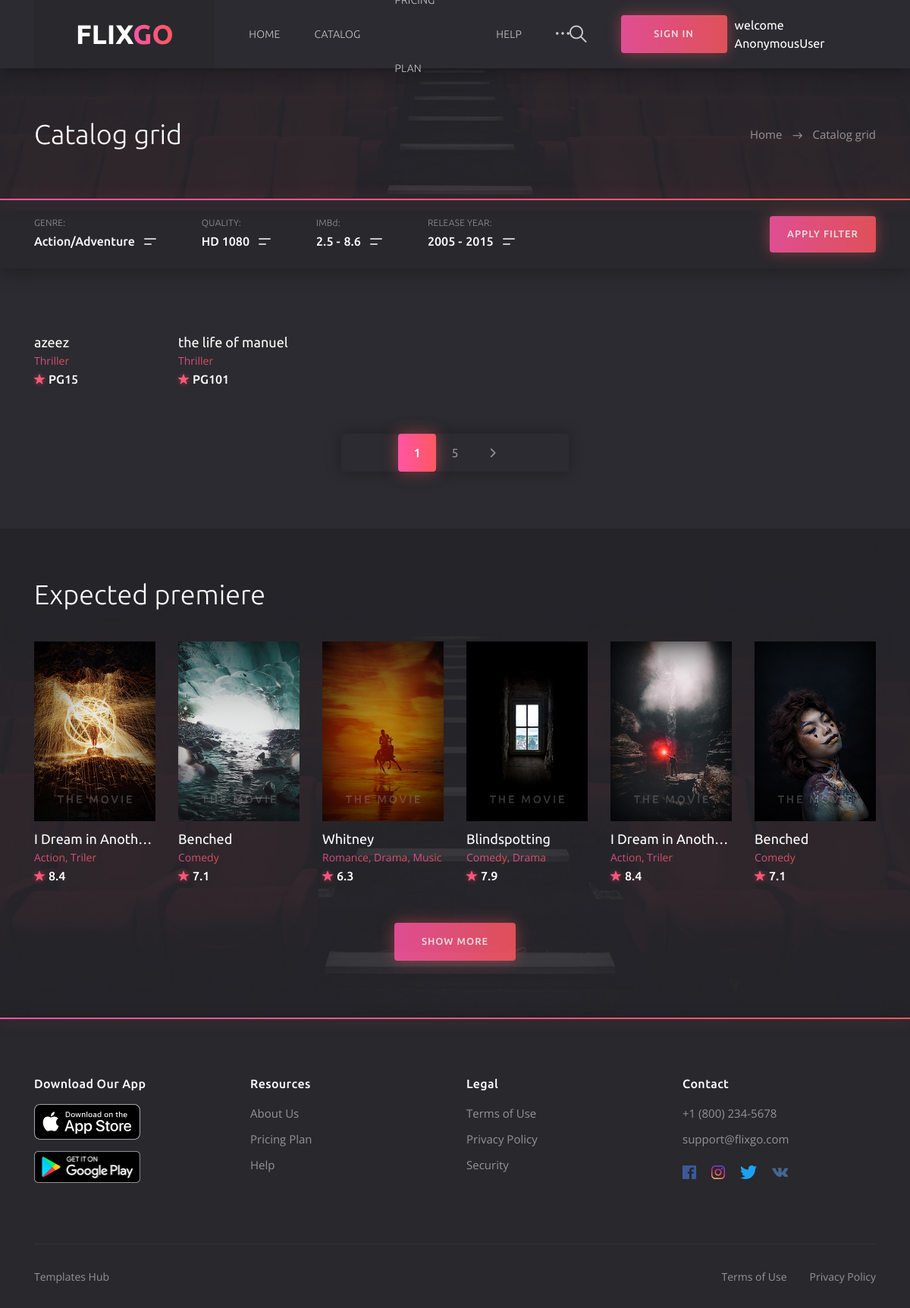
Screenshot of /pages/catalog1/ with the database file from the repository.
### pages/models.py (models this page shows, shortened)
class Film(models.Model):
    category = models.ForeignKey(Categorie, on_delete=models.CASCADE)
    name = models.CharField(max_length=20)
    tags = models.CharField(choices=movies_choices, max_length=20)
    R_rating = models.CharField(max_length=20)
    Description = models.TextField()
    image_url = models.ImageField(null=True, blank=True)
    is_series = models.BooleanField(default=True)
    movie_rating = models.CharField(max_length=30, null=True)
    running_time = models.CharField(max_length=30, null=True)
    release_year = models.CharField(max_length=30, null=True)
    country = models.CharField(max_length=30, null=True)
    date_created = models.DateTimeField(auto_now_add=True, null=True)

### pages/views.py (the view)
# urls.py: path('catalog1/',catalog1,name='catalog1'),
def catalog1(request):
    film=Film.objects.all()
    cartoons=Film.objects.filter(category__name='cartoons')
    movies=Film.objects.filter(category__name='movies')
    p=Paginator(film,2)
    page_num=request.GET.get('page')
    try:
        page=p.page(page_num)
    except PageNotAnInteger:
        page=p.page(1)
    except EmptyPage:
        page=p.page(1)
    kate={'film':page, 'cartoons':cartoons,'movies':movies}
    return render(request,'pages/catalog1.html',kate)

### pages/templates/pages/catalog1.html (shortened to what this page needs)
{% extends 'pages/base.html' %}
{% block content %}
{% load static %}
	<section class="section section--first section--bg" data-bg="{% static 'pages/img/section/section.jpg' %}">
		<div class="container">
			<div class="row">
				<div class="col-12">
					<div class="section__wrap">
						<h2 class="section__title">Catalog grid</h2>
						<ul class="breadcrumb">
							<li class="breadcrumb__item"><a href="#">Home</a></li>
							<li class="breadcrumb__item breadcrumb__item--active">Catalog grid</li>
						</ul>
					</div>
				</div>
			</div>
		</div>
	</section>
	<div class="filter">
		<div class="container">
			<div class="row">
				<div class="col-12">
					<div class="filter__content">
						<div class="filter__items">
							<div class="filter__item" id="filter__genre">
								<span class="filter__item-label">GENRE:</span>
								<div class="filter__item-btn dropdown-toggle" role="navigation" id="filter-genre" data-toggle="dropdown" aria-haspopup="true" aria-expanded="false">
									<input type="button" value="Action/Adventure">
									<span></span>
								</div>
							</div>
							<div class="filter__item" id="filter__quality">
								<span class="filter__item-label">QUALITY:</span>
								<div class="filter__item-btn dropdown-toggle" role="navigation" id="filter-quality" data-toggle="dropdown" aria-haspopup="true" aria-expanded="false">
									<input type="button" value="HD 1080">
									<span></span>
								</div>
							</div>
							<div class="filter__item" id="filter__rate">
								<span class="filter__item-label">IMBd:</span>
								<div class="filter__item-btn dropdown-toggle" role="button" id="filter-rate" data-toggle="dropdown" aria-haspopup="true" aria-expanded="false">
									<div class="filter__range">
										<div id="filter__imbd-start"></div>
										<div id="filter__imbd-end"></div>
									</div>
									<span></span>
								</div>
							</div>
							<div class="filter__item" id="filter__year">
								<span class="filter__item-label">RELEASE YEAR:</span>
								<div class="filter__item-btn dropdown-toggle" role="button" id="filter-year" data-toggle="dropdown" aria-haspopup="true" aria-expanded="false">
									<div class="filter__range">
										<div id="filter__years-start"></div>
										<div id="filter__years-end"></div>
									</div>
									<span></span>
								</div>
							</div>
						</div>
						<button class="filter__btn" type="button">apply filter</button>
					</div>
				</div>
			</div>
		</div>
	</div>
	<div class="catalog">
		<div class="container">
			<div class="row">
				{% for i in film %}
				<div class="col-6 col-sm-4 col-lg-3 col-xl-2">
					<div class="card">
						<div class="card__cover">
						</div>
						<div class="card__content">
							<h3 class="card__title"><a href="#">{{i.name}}</a></h3>
							<span class="card__category">
								<a href="#">{{i.tags}}</a>
							</span>
							<span class="card__rate"><i class="icon ion-ios-star"></i>{{i.R_rating}}</span>
						</div>
					</div>
				</div>
				{% endfor %}
				<div class="col-12">
					<ul class="paginator">
						<li class="paginator__item paginator__item--active"><a href="#">{{film.number}}</a></li>
						<li class="paginator__item"><a href="#">{{film.paginator.num_pages}}</a></li>
						{% if film.has_next %}
						<li class="paginator__item paginator__item--next">
							<a href="?page={{film.next_page_number}}"><i class="icon ion-ios-arrow-forward"></i></a>
						</li>
						{% endif %}
					</ul>
				</div>
			</div>
		</div>
	</div>
	<section class="section section--bg" data-bg="{% static 'pages/img/section/section.jpg' %}">
		<div class="container">
			<div class="row">
				<div class="col-12">
					<h2 class="section__title">Expected premiere</h2>
				</div>
				<div class="col-6 col-sm-4 col-lg-3 col-xl-2">
					<div class="card">
						<div class="card__cover">
							<img src="{% static 'pages/img/covers/cover.jpg' %}" alt="">
						</div>
						<div class="card__content">
							<h3 class="card__title"><a href="#">I Dream in Another Language</a></h3>
							<span class="card__category">
								<a href="#">Action</a>
								<a href="#">Triler</a>
							</span>
							<span class="card__rate"><i class="icon ion-ios-star"></i>8.4</span>
						</div>
					</div>
				</div>
				<div class="col-6 col-sm-4 col-lg-3 col-xl-2">
					<div class="card">
						<div class="card__cover">
							<img src="{% static 'pages/img/covers/cover3.jpg' %}" alt="">
						</div>
						<div class="card__content">
							<h3 class="card__title"><a href="#">Benched</a></h3>
							<span class="card__category">
								<a href="#">Comedy</a>
							</span>
							<span class="card__rate"><i class="icon ion-ios-star"></i>7.1</span>
						</div>
					</div>
				</div>
				<div class="col-6 col-sm-4 col-lg-3 col-xl-2">
					<div class="card">
						<div class="card__cover">
							<img src="{% static 'pages/img/covers/cover2.jpg' %}" alt="">
						</div>
						<div class="card__content">
							<h3 class="card__title"><a href="#">Whitney</a></h3>
							<span class="card__category">
								<a href="#">Romance</a>
								<a href="#">Drama</a>
								<a href="#">Music</a>
							</span>
							<span class="card__rate"><i class="icon ion-ios-star"></i>6.3</span>
						</div>
					</div>
				</div>
				<div class="col-6 col-sm-4 col-lg-3 col-xl-2">
					<div class="card">
						<div class="card__cover">
							<img src="{% static 'pages/img/covers/cover6.jpg' %}" alt="">
						</div>
						<div class="card__content">
							<h3 class="card__title"><a href="#">Blindspotting</a></h3>
							<span class="card__category">
								<a href="#">Comedy</a>
								<a href="#">Drama</a>
							</span>
							<span class="card__rate"><i class="icon ion-ios-star"></i>7.9</span>
						</div>
					</div>
				</div>
				<div class="col-6 col-sm-4 col-lg-3 col-xl-2">
					<div class="card">
						<div class="card__cover">
							<img src="{% static 'pages/img/covers/cover4.jpg' %}" alt="">
						</div>
						<div class="card__content">
							<h3 class="card__title"><a href="#">I Dream in Another Language</a></h3>
							<span class="card__category">
								<a href="#">Action</a>
								<a href="#">Triler</a>
							</span>
							<span class="card__rate"><i class="icon ion-ios-star"></i>8.4</span>
						</div>
					</div>
				</div>
				<div class="col-6 col-sm-4 col-lg-3 col-xl-2">
					<div class="card">
						<div class="card__cover">
							<img src="{% static 'pages/img/covers/cover5.jpg' %}" alt="">
						</div>
						<div class="card__content">
							<h3 class="card__title"><a href="#">Benched</a></h3>
							<span class="card__category">
								<a href="#">Comedy</a>
							</span>
							<span class="card__rate"><i class="icon ion-ios-star"></i>7.1</span>
						</div>
					</div>
				</div>
				<div class="col-12">
					<a href="#" class="section__btn">Show more</a>
				</div>
			</div>
		</div>
	</section>
{% endblock %}

### rows the page displays
Film: name "azeez", tags "Thriller", R_rating "PG15"
Film: name "the life of manuel", tags "Thriller", R_rating "PG101"

### other values shown
{{ request.user }} "AnonymousUser"
{{ film.number }} "1"
{{ film.paginator.num_pages }} "5"
